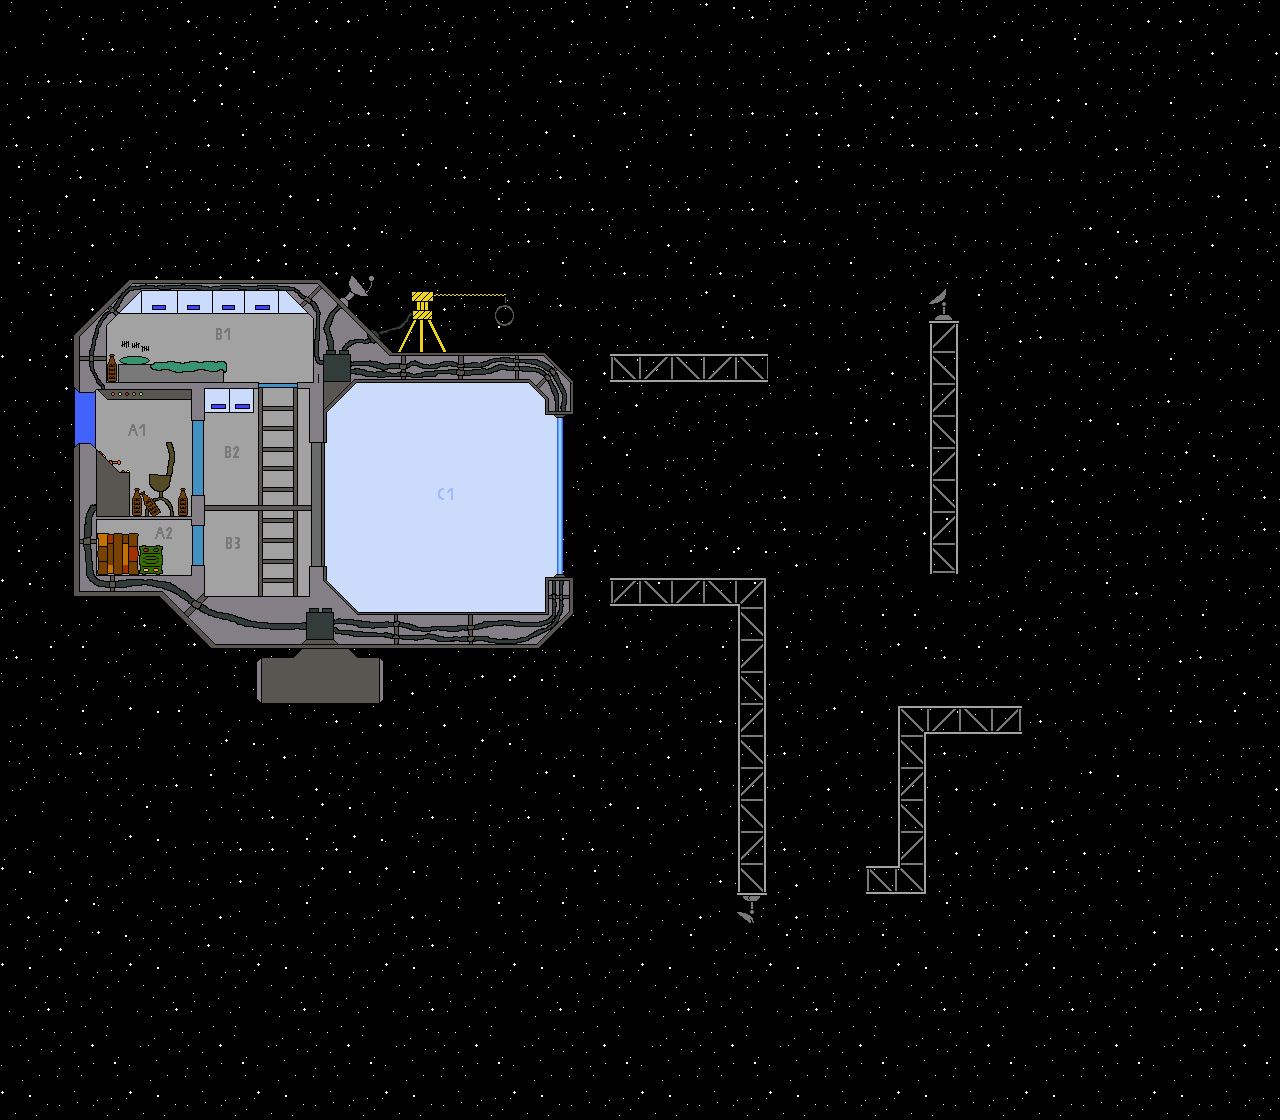

A level layout from a 2D game, rendered from its tile map. Below: a short description, then the map file with tile-grid data replaced by summaries:
An orthogonal 40x35 tile map with 32x32 px tiles, 3 tile layers (Space, Background, Collision), 3 tilesets.

<map version="1.4" tiledversion="1.4.1" orientation="orthogonal" renderorder="right-down" width="40" height="35" tilewidth="32" tileheight="32" infinite="0" nextlayerid="5" nextobjectid="1">
 <tileset firstgid="1" source="SpaceStation.tsx" />
 <tileset firstgid="257" source="space_bg.tsx" />
 <tileset firstgid="273" source="SpaceStation_Sprites.tsx" />
 <layer id="3" name="Space" width="40" height="35">
  <data>[1400 cells, 1400 non-empty, 16 distinct tile ids]</data>
 </layer>
 <layer id="1" name="Background" width="40" height="35">
  <data>[1400 cells, 210 non-empty, 210 distinct tile ids]</data>
 </layer>
 <layer id="2" name="Collision" width="40" height="35">
  <data>[1400 cells, 149 non-empty, 125 distinct tile ids]</data>
 </layer>
</map>
